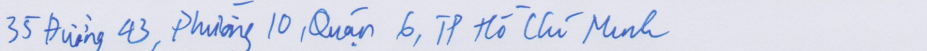
#> input picture Lstm&Attention/data/1814_samples.png, 1854 x 102 px, found by its file name (shown at 1/2 size)
$ jupyter execute --allow-errors ocr.ipynb   (shell and % lines are left out)
#> lines starting #> are read from the running program, lines starting #| are printed output that depends on the picture
[cell 1]
import sys
sys.path.append('../lib')
import json
import pandas as pd
import matplotlib.pyplot as plt
from random_eraser import get_random_eraser
import numpy as np
from keras.preprocessing import image
from keras.preprocessing.image import ImageDataGenerator
from scipy.ndimage.interpolation import map_coordinates
from scipy.ndimage.filters import gaussian_filter
import cv2
import json
# import symspellpy.editdistance
from PIL import Image

plt.rcParams["figure.figsize"] = (10, 5)

[cell 2]
labels = json.load(open('../labels/labels.json'))
#> (reads labels/labels.json from the repository)

[cell 3]
y = pd.DataFrame(list(labels.values()), columns=['y'])

[cell 4]
y['length'] = y['y'].str.len()
y['comma'] = y['y'].str.split(',').str.len()

[cell 5]
y.head()

[cell 6]
y['length'].value_counts().sort_index().plot.bar()
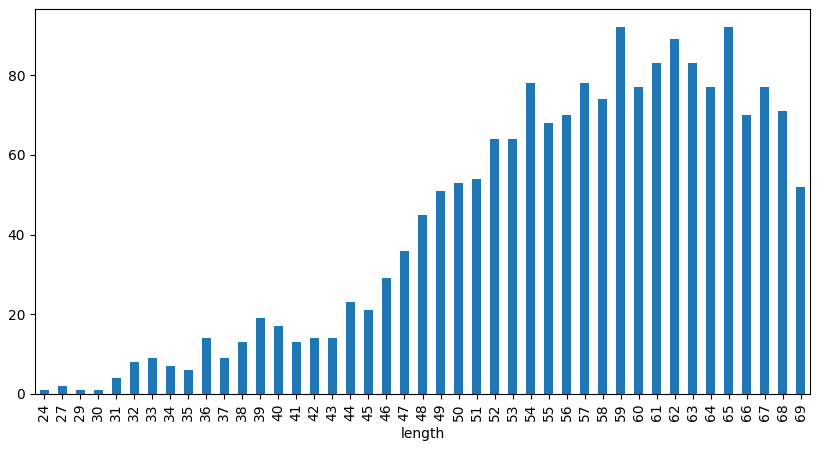
#> figure drawn by matplotlib, 1 panel

[cell 7]
y['comma'].value_counts().sort_index().plot.bar()
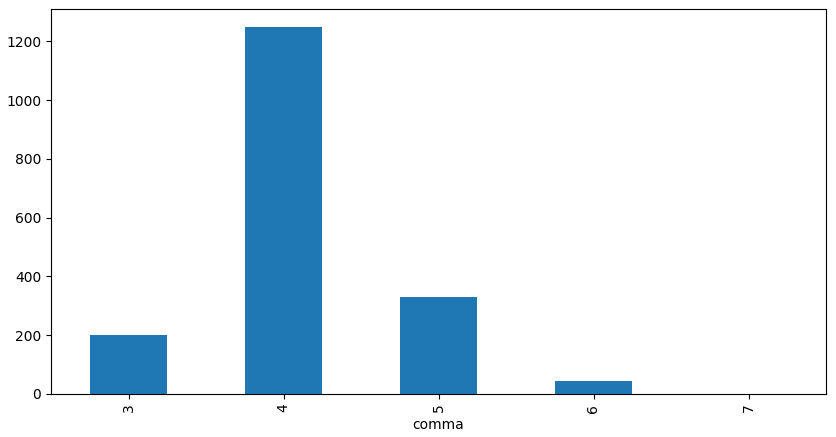
#> figure drawn by matplotlib, 1 panel; tallest bar 1248 high, from x = 0.75 to 1.25

[cell 8]
pd.value_counts(list(' '.join(y['y'].values))).head(50).plot.bar()
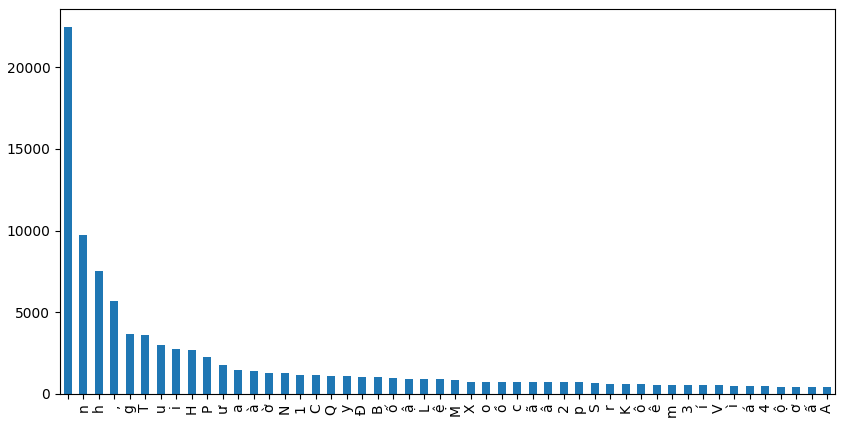
#> figure drawn by matplotlib, 1 panel; tallest bar 22430 high, from x = -0.25 to 0.25

[cell 9]
''.join(sorted(list(set(list(' '.join(y['y'].values))))))

[cell 10]
# Function to distort image
def elastic_transform(image, alpha, sigma, alpha_affine, random_state=None):
    """Elastic deformation of images as described in [Simard2003]_ (with modifications).
    .. [Simard2003] Simard, Steinkraus and Platt, "Best Practices for
         Convolutional Neural Networks applied to Visual Document Analysis", in
         Proc. of the International Conference on Document Analysis and
         Recognition, 2003.

     Based on https://gist.github.com/erniejunior/601cdf56d2b424757de5
    """
    if random_state is None:
        random_state = np.random.RandomState(None)

    shape = image.shape
    shape_size = shape[:2]

    # Random affine
    center_square = np.float32(shape_size) // 2
    square_size = min(shape_size) // 3
    pts1 = np.float32([center_square + square_size, [center_square[0]+square_size, center_square[1]-square_size], center_square - square_size])
    pts2 = pts1 + random_state.uniform(-alpha_affine, alpha_affine, size=pts1.shape).astype(np.float32)
    M = cv2.getAffineTransform(pts1, pts2)
    image = cv2.warpAffine(image, M, shape_size[::-1], borderMode=cv2.BORDER_REFLECT_101)

    dx = gaussian_filter((random_state.rand(*shape) * 2 - 1), sigma) * alpha
    dy = gaussian_filter((random_state.rand(*shape) * 2 - 1), sigma) * alpha
    dz = np.zeros_like(dx)

    x, y, z = np.meshgrid(np.arange(shape[1]), np.arange(shape[0]), np.arange(shape[2]))
    indices = np.reshape(y+dy, (-1, 1)), np.reshape(x+dx, (-1, 1)), np.reshape(z, (-1, 1))

    return map_coordinates(image, indices, order=1, mode='reflect').reshape(shape)

#> (a cell that did not finish here is left out)

[cell 12]
plt.figure(figsize=(20, 10))
#> (the rest of this cell did not finish here and is left out)

[cell 13]
image_datagen_args = {
                'shear_range': 0.1,
                'zoom_range': 0.01,
                'width_shift_range': 0.001,
                'height_shift_range': 0.1,
                'rotation_range': 1,
                'horizontal_flip': False,
                'vertical_flip': False
        }
#> (the rest of this cell did not finish here and is left out)

#> (a cell that did not finish here is left out)

#> (a cell that did not finish here is left out)

[cell 16]
plt.figure(figsize=(20, 10))
#> (the rest of this cell did not finish here and is left out)

[cell 17]
test_labels = json.load(open('../1015_Private Test/labels.json'))
#> (reads notebook/labels.json from the repository)
predict = json.load(open('../labels/labels.json'))

[cell 18]
import editdistance

[cell 19]
test1 = 'Số 10, đường Lý Văn Lâm, Phường 1, Thành Phố Cà Mau, Cà Mau'
test2 = 'Số 0, đường L Văn Lm, Phường 1, Thành Phố C Mau, Cà Mau'

[cell 20]
editdistance.eval(test1, test2)
#> (this line was passed over: editdistance is not available in this run)

[cell 21]
# [12 lines of commented-out code are left out]

#> (a cell that did not finish here is left out)

[cell 23]
test3 = cv2.imread('../data/1814_samples.png')
#> test3 is the input picture: shape (102, 1854, 3); mean B, G, R 233.7, 218.3, 214.8
#> (the rest of this cell did not finish here and is left out)
